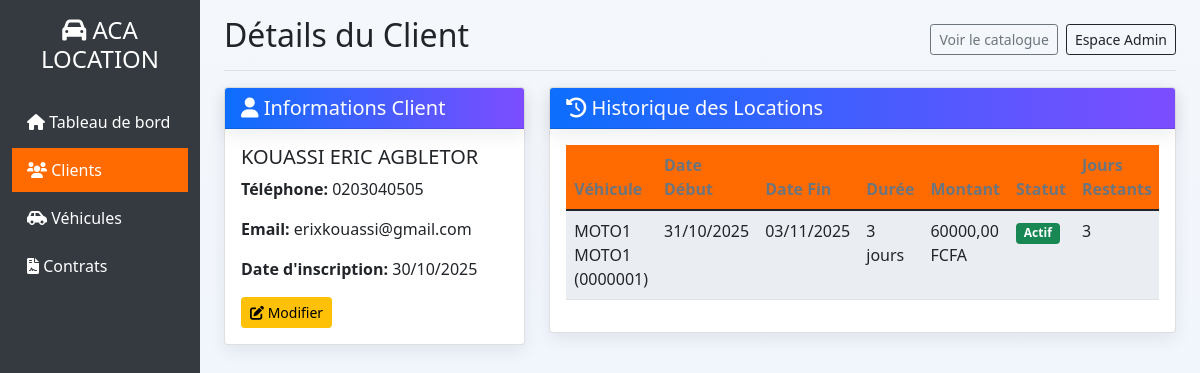
Before: /client/detail/2/ with the older database file.
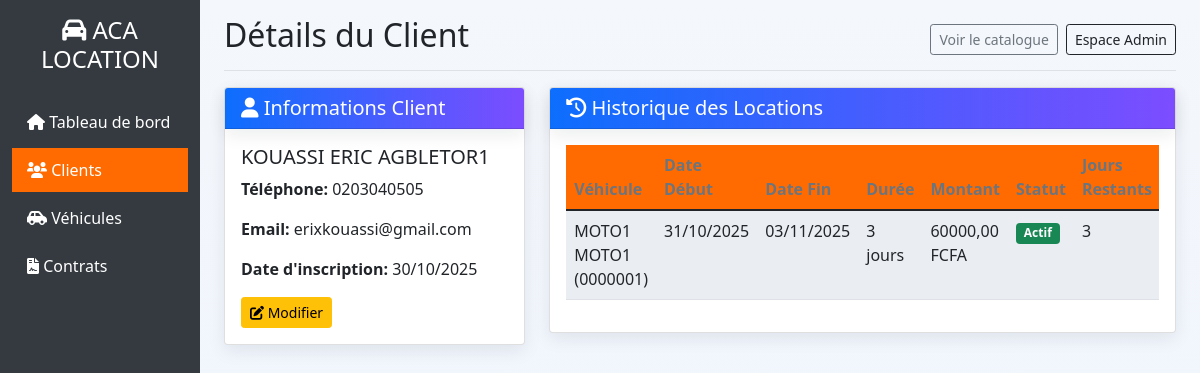
After: the same page with the newer database file.
### gestion/models.py (models this page shows, shortened)
class Client(models.Model):
    nom = models.CharField(max_length=100)
    prenom = models.CharField(max_length=100)
    telephone = models.CharField(max_length=20)
    email = models.EmailField(blank=True, null=True)
    date_creation = models.DateTimeField(auto_now_add=True)
    def historique_contrats(self):
        return self.contrat_set.all().order_by('-date_creation')
    class Meta:
        verbose_name = "Client"
        verbose_name_plural = "Clients"

### gestion/views.py (the view)
# urls.py: path('client/detail/<int:id>/', views.detail_client, name='detail_client'),
def detail_client(request, id):
    client = get_object_or_404(Client, id=id)
    contrats = client.historique_contrats()
    return render(request, 'gestion/client/details.html', {'client': client, 'contrats': contrats})

### gestion/models.py (called while the page is built)
    def __str__(self):
        return f"{self.marque} {self.modele} ({self.immatriculation})"

    def jours_restants(self):
        aujourdhui = timezone.now().date()
        if aujourdhui > self.date_fin:
            return 0
        return (self.date_fin - aujourdhui).days

### gestion/templates/gestion/client/details.html
{% extends 'gestion/base.html' %}
{% block page_title %}Détails du Client{% endblock %}
{% block content %}
<div class="row">
    <div class="col-md-4">
        <div class="card">
            <div class="card-header bg-primary-custom text-white">
                <h5 class="mb-0"><i class="fas fa-user"></i> Informations Client</h5>
            </div>
            <div class="card-body">
                <h5>{{ client.prenom }} {{ client.nom }}</h5>
                <p><strong>Téléphone:</strong> {{ client.telephone }}</p>
                <p><strong>Email:</strong> {{ client.email|default:"Non renseigné" }}</p>
                <p><strong>Date d'inscription:</strong> {{ client.date_creation|date:"d/m/Y" }}</p>
                <div class="mt-3">
                    <a href="{% url 'modifier_client' client.id %}" class="btn btn-warning btn-sm">
                        <i class="fas fa-edit"></i> Modifier
                    </a>
                </div>
            </div>
        </div>
    </div>
    <div class="col-md-8">
        <div class="card">
            <div class="card-header bg-primary-custom text-white">
                <h5 class="mb-0"><i class="fas fa-history"></i> Historique des Locations</h5>
            </div>
            <div class="card-body">
                {% if contrats %}
                <div class="table-responsive">
                    <table class="table table-striped">
                        <thead>
                            <tr>
                                <th>Véhicule</th>
                                <th>Date Début</th>
                                <th>Date Fin</th>
                                <th>Durée</th>
                                <th>Montant</th>
                                <th>Statut</th>
                                <th>Jours Restants</th>
                            </tr>
                        </thead>
                        <tbody>
                            {% for contrat in contrats %}
                            <tr>
                                <td>{{ contrat.vehicule }}</td>
                                <td>{{ contrat.date_debut|date:"d/m/Y" }}</td>
                                <td>{{ contrat.date_fin|date:"d/m/Y" }}</td>
                                <td>{{ contrat.nb_jours }} jours</td>
                                <td>{{ contrat.montant_total }} FCFA</td>
                                <td>
                                    <span class="badge bg-{% if contrat.statut == 'actif' %}success{% elif contrat.statut == 'en_retard' %}danger{% else %}secondary{% endif %}">
                                        {{ contrat.get_statut_display }}
                                    </span>
                                </td>
                                <td>
                                    {% if contrat.statut == 'actif' %}
                                        {{ contrat.jours_restants }}
                                    {% else %}
                                        -
                                    {% endif %}
                                </td>
                            </tr>
                            {% endfor %}
                        </tbody>
                    </table>
                </div>
                {% else %}
                <p class="text-muted">Aucun contrat pour ce client</p>
                {% endif %}
            </div>
        </div>
    </div>
</div>
{% endblock %}

Changed rows visible on the page:
changed Client "KOUASSI ERIC": nom "AGBLETOR" → "AGBLETOR1"
